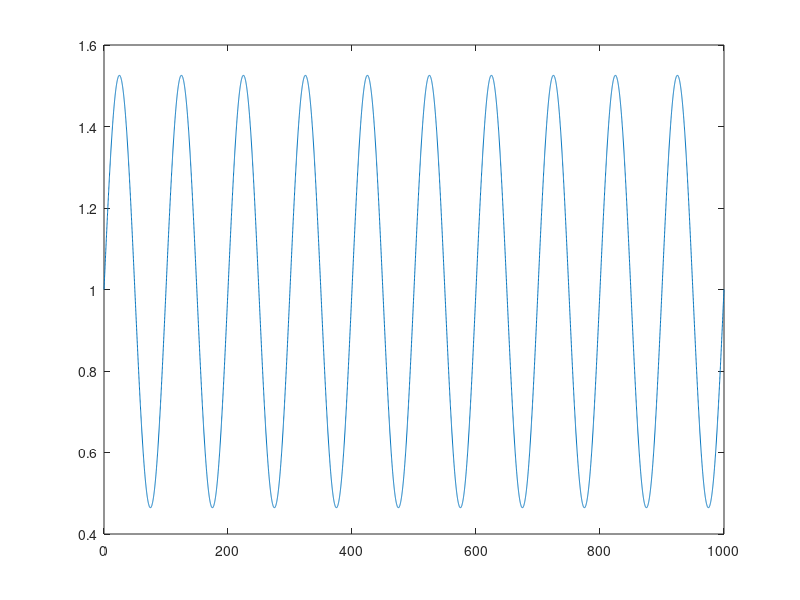

Write MATLAB code to recreate this figure.
dt = 0.1;
T = 1000;
time = 0:dt:T
x = zeros(length(time),1);
x(1) = 1.0;
tau = 30.0;
freqs = 10;
freq = 2*pi*freqs/1000;
omega = freq*dt
for t=2:length(time)
    x(t) = x(t-1) + (cos(omega*t))*dt/tau;
    
end
plot(time,x)
hold on;